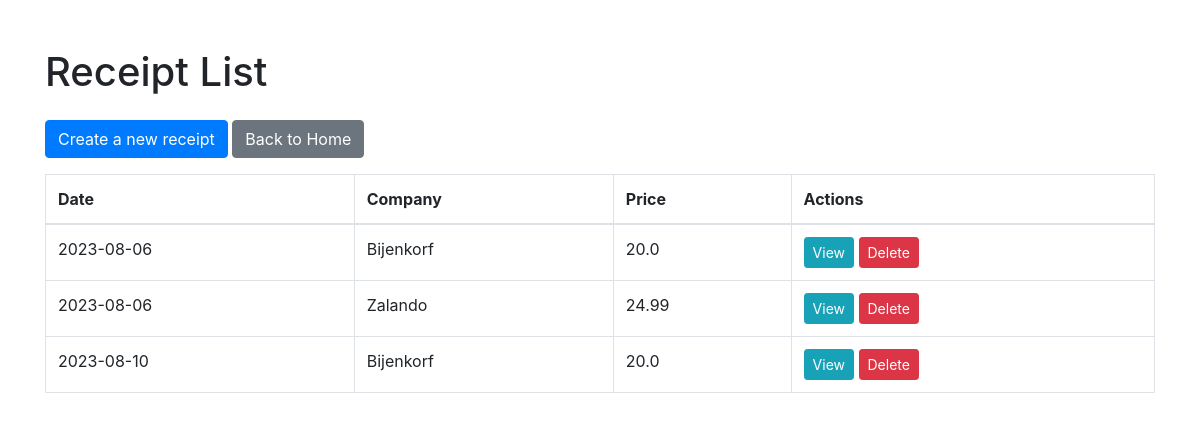
/receipts, run on an earlier commit of the app's database.
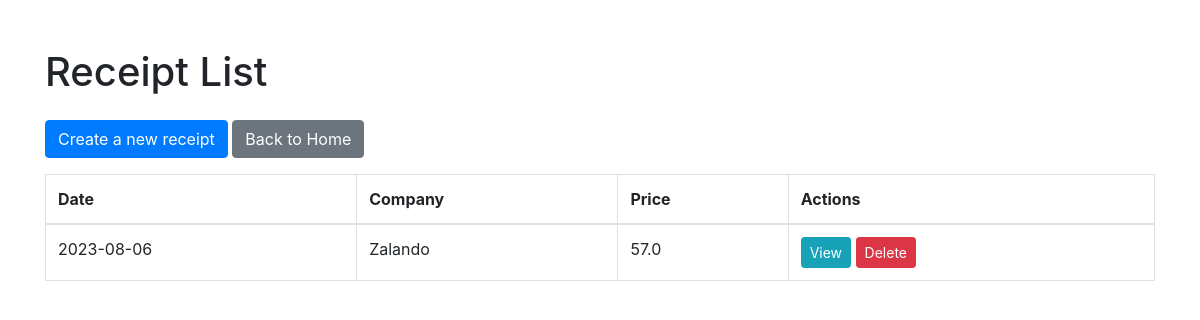
And on a later commit of the database.
### database.py (models this page shows)
class Receipt(db.Model):
    id = db.Column(db.Integer, primary_key=True)
    date = db.Column(db.String(50))
    company = db.Column(db.String(50))
    price = db.Column(db.Float)
    products = db.relationship('Product', backref='receipt', cascade="all, delete-orphan", lazy=True)

### app.py (the view)
@app.route('/receipts')
def receipt_list():
    receipts = db.session.execute(db.select(Receipt).order_by(Receipt.date)).scalars()
    return render_template('receipt/list.html', receipts=receipts)

### templates/receipt/list.html (shortened to what this page needs)
<!DOCTYPE html>
<html>
<head>
    <link href="https://stackpath.bootstrapcdn.com/bootstrap/4.5.2/css/bootstrap.min.css" rel="stylesheet">
</head>
<body>
    <div class="container mt-5">
        <h1 class="mb-4">Receipt List</h1>
        <a class="btn btn-primary mb-3" href="{{ url_for('receipt_create') }}">Create a new receipt</a>
        <a class="btn btn-secondary mb-3" href="{{ url_for('index') }}">Back to Home</a>
        <table class="table table-bordered">
            <thead>
                <tr>
                    <th>Date</th>
                    <th>Company</th>
                    <th>Price</th>
                    <th>Actions</th>
                </tr>
            </thead>
            <tbody>
                {% for receipt in receipts %}
                <tr>
                    <td>{{ receipt.date }}</td>
                    <td>{{ receipt.company }}</td>
                    <td>{{ receipt.price }}</td>
                    <td>
                        <a class="btn btn-info btn-sm" href="{{ url_for('receipt_detail', id=receipt.id) }}">View</a>
                        <a class="btn btn-danger btn-sm" href="{{ url_for('receipt_delete', id=receipt.id) }}">Delete</a>
                    </td>
                </tr>
                {% endfor %}
            </tbody>
        </table>
    </div>
</body>
</html>

What changed in the data, as far as the page shows it:
removed Receipt: date "2023-08-06", company "Bijenkorf", price "20.0"
removed Receipt: date "2023-08-06", company "Zalando", price "24.99"
removed Receipt: date "2023-08-10", company "Bijenkorf", price "20.0"
added Receipt: date "2023-08-06", company "Zalando", price "57.0"
